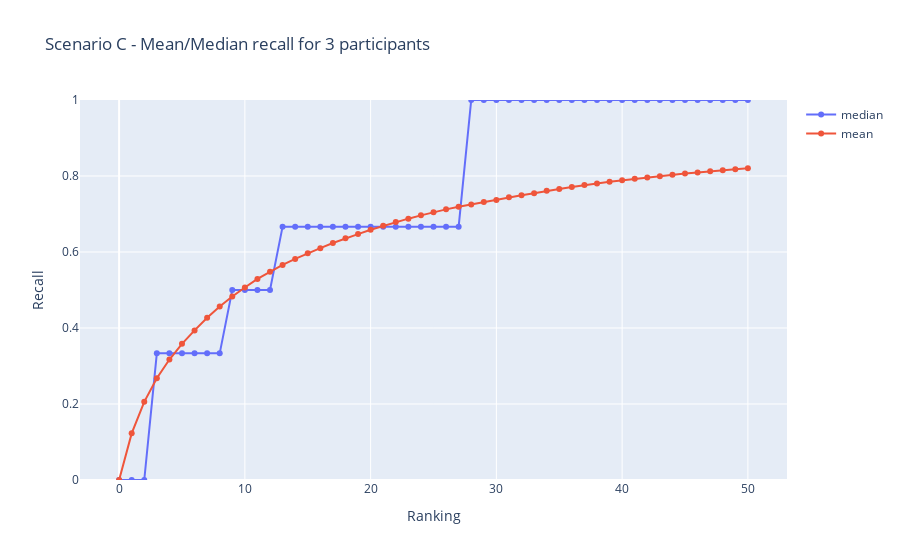

Notebook cell for this chart:
### Code cell
nb_of_participants = 3
conn = create_connection(db_file)
data = recall_for_questions_participants(conn, nb_of_participants, "C")
plot_results_for_participants(data, nb_of_participants, "C")

### Figure 1 — Plotly figure (JSON) as saved in the notebook; plotly's stock layout.template omitted (floating-point values rounded to 4 significant figures)
{"data": [{"mode": "markers+lines", "name": "median", "type": "scatter", "x": [0, 1, 2, 3, 4, 5, 6, 7, 8, 9, 10, 11, 12, 13, 14, 15, 16, 17, 18, 19, 20, 21, 22, 23, 24, 25, 26, 27, 28, 29, 30, 31, 32, 33, 34, 35, 36, 37, 38, 39, 40, 41, 42, 43, 44, 45, 46, 47, 48, 49, 50], "y": [0, 0, 0, 0.3333, 0.3333, 0.3333, 0.3333, 0.3333, 0.3333, 0.5, 0.5, 0.5, 0.5, 0.6667, 0.6667, 0.6667, 0.6667, 0.6667, 0.6667, 0.6667, 0.6667, 0.6667, 0.6667, 0.6667, 0.6667, 0.6667, 0.6667, 0.6667, 1, 1, 1, 1, 1, 1, 1, 1, 1, 1, 1, 1, 1, 1, 1, 1, 1, 1, 1, 1, 1, 1, 1]}, {"mode": "lines+markers", "name": "mean", "type": "scatter", "x": [0, 1, 2, 3, 4, 5, 6, 7, 8, 9, 10, 11, 12, 13, 14, 15, 16, 17, 18, 19, 20, 21, 22, 23, 24, 25, 26, 27, 28, 29, 30, 31, 32, 33, 34, 35, 36, 37, 38, 39, 40, 41, 42, 43, 44, 45, 46, 47, 48, 49, 50], "y": [0, 0.1227, 0.2057, 0.2677, 0.317, 0.3584, 0.3937, 0.4271, 0.4565, 0.4828, 0.5064, 0.5291, 0.5479, 0.5661, 0.5819, 0.5966, 0.61, 0.6236, 0.6361, 0.6471, 0.6586, 0.669, 0.6788, 0.6877, 0.6964, 0.7047, 0.7122, 0.719, 0.7253, 0.7314, 0.7371, 0.7438, 0.7495, 0.7547, 0.7609, 0.7656, 0.7709, 0.7762, 0.7804, 0.7848, 0.7887, 0.7925, 0.7963, 0.7995, 0.8031, 0.8066, 0.8092, 0.8126, 0.8153, 0.8181, 0.8204]}], "layout": {"title": {"text": "Scenario C - Mean/Median recall for 3 participants"}, "xaxis": {"title": {"text": "Ranking"}}, "yaxis": {"range": [0, 1], "title": {"text": "Recall"}}}}
